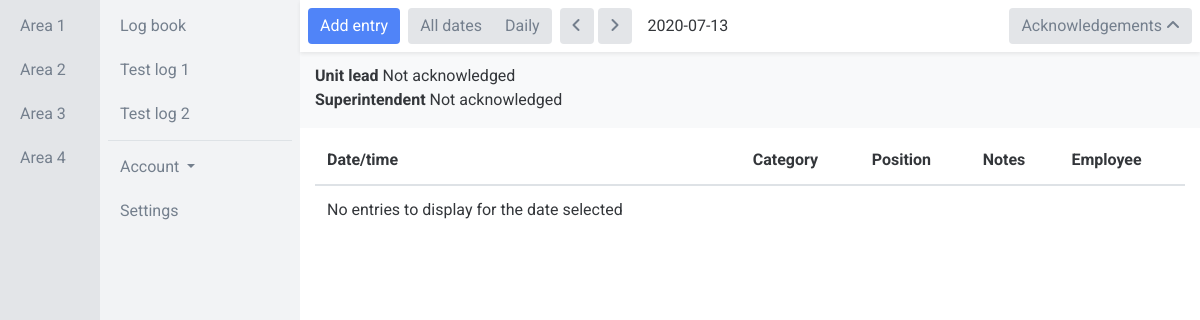
/app/area-1/log-1/daily/2020-7-13/acknowledgements (signed in), run on an earlier commit of the app's database.
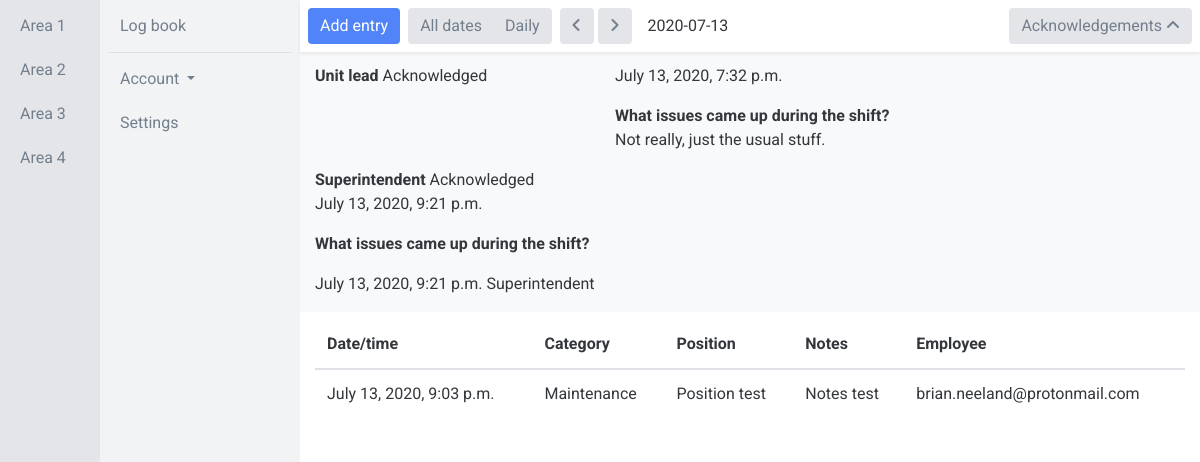
And on a later commit of the database.
### app/models.py (models this page shows, shortened)
class Area(models.Model):
    name = models.CharField(max_length=50)
    def __str__(self):
        return self.name

class Log(models.Model):
    area = models.ForeignKey(Area, on_delete=models.CASCADE)
    name = models.CharField(max_length=50)
    fields = models.ManyToManyField(Field, blank=True)
    unit_lead_acknowledgement_fields = models.ManyToManyField(AcknowledgementField, blank=True, related_name='unit_lead_acknowledgement_fields')
    superintendent_acknowledgement_fields = models.ManyToManyField(AcknowledgementField, blank=True, related_name='superintendent_acknowledgement_fields')
    engineering_acknowledgement_fields = models.ManyToManyField(AcknowledgementField, blank=True, related_name='engineering_acknowledgement_fields')
    new_shift_acknowledgement_fields = models.ManyToManyField(AcknowledgementField, blank=True, related_name='new_shift_acknowledgement_fields')
    def __str__(self):
        return self.name

class Field(models.Model):
    name = models.CharField(max_length=50)
    FIELD_BANK = (
        ('CF1', 'Short text field 1'),
        ('CF2', 'Short text field 2'),
        ('CF3', 'Short text field 3'),
        ('CF4', 'Short text field 4'),
        ('CF5', 'Short text field 5'),
        ('CF6', 'Short text field 6'),
        ('CF7', 'Short text field 7'),
        ('CF8', 'Short text field 8'),
        ('CF9', 'Short text field 9'),
        ('CF10', 'Short text field 10'),
        ('TF1', 'Long text field 1'),
        ('TF2', 'Long text field 2'),
        ('TF3', 'Long text field 3'),
        ('TF4', 'Long text field 4'),
        ('TF5', 'Long text field 5'),
        ('IF1', 'Integer field 1'),
        ('IF2', 'Integer field 2'),
        ('IF3', 'Integer field 3'),
        ('IF4', 'Integer field 4'),
        ('IF5', 'Integer field 5'),
        ('FF1', 'Floating point number field 1'),
        ('FF2', 'Floating point number field 2'),
        ('FF3', 'Floating point number field 3'),
        ('FF4', 'Floating point number field 4'),
        ('FF5', 'Floating point number field 5'),
    )
    type = models.CharField(max_length=5, choices=FIELD_BANK, default=None, blank=True, null=True)

class Acknowledgement(models.Model):
    log = models.ForeignKey(Log, on_delete=models.CASCADE)
    user = models.ForeignKey(settings.AUTH_USER_MODEL, on_delete=models.CASCADE)
    group = models.ForeignKey(Group, on_delete=models.CASCADE)
    created_at = models.DateTimeField(auto_now_add=True)
    CF1 = models.CharField(max_length=50, blank=True, null=True)
    CF2 = models.CharField(max_length=50, blank=True, null=True)
    CF3 = models.CharField(max_length=50, blank=True, null=True)
    CF4 = models.CharField(max_length=50, blank=True, null=True)
    CF5 = models.CharField(max_length=50, blank=True, null=True)
    CF6 = models.CharField(max_length=50, blank=True, null=True)
    CF7 = models.CharField(max_length=50, blank=True, null=True)
    CF8 = models.CharField(max_length=50, blank=True, null=True)
    CF9 = models.CharField(max_length=50, blank=True, null=True)
    CF10 = models.CharField(max_length=50, blank=True, null=True)
    TF1 = models.TextField(blank=True, null=True)
    TF2 = models.TextField(blank=True, null=True)
    TF3 = models.TextField(blank=True, null=True)
    TF4 = models.TextField(blank=True, null=True)
    TF5 = models.TextField(blank=True, null=True)
    IF1 = models.IntegerField(blank=True, null=True)
    IF2 = models.IntegerField(blank=True, null=True)
    IF3 = models.IntegerField(blank=True, null=True)
    IF4 = models.IntegerField(blank=True, null=True)
    IF5 = models.IntegerField(blank=True, null=True)
    FF1 = models.FloatField(blank=True, null=True)
    FF2 = models.FloatField(blank=True, null=True)
    FF3 = models.FloatField(blank=True, null=True)
    FF4 = models.FloatField(blank=True, null=True)
    FF5 = models.FloatField(blank=True, null=True)

class AcknowledgementField(models.Model):
    name = models.CharField(max_length=50)
    FIELD_BANK = (
        ('CF1', 'Short text field 1'),
        ('CF2', 'Short text field 2'),
        ('CF3', 'Short text field 3'),
        ('CF4', 'Short text field 4'),
        ('CF5', 'Short text field 5'),
        ('CF6', 'Short text field 6'),
        ('CF7', 'Short text field 7'),
        ('CF8', 'Short text field 8'),
        ('CF9', 'Short text field 9'),
        ('CF10', 'Short text field 10'),
        ('TF1', 'Long text field 1'),
        ('TF2', 'Long text field 2'),
        ('TF3', 'Long text field 3'),
        ('TF4', 'Long text field 4'),
        ('TF5', 'Long text field 5'),
        ('IF1', 'Integer field 1'),
        ('IF2', 'Integer field 2'),
        ('IF3', 'Integer field 3'),
        ('IF4', 'Integer field 4'),
        ('IF5', 'Integer field 5'),
        ('FF1', 'Floating point number field 1'),
        ('FF2', 'Floating point number field 2'),
        ('FF3', 'Floating point number field 3'),
        ('FF4', 'Floating point number field 4'),
        ('FF5', 'Floating point number field 5'),
    )
    type = models.CharField(max_length=5, choices=FIELD_BANK, default=None, blank=True, null=True)

class Entry(models.Model):
    log = models.ForeignKey(Log, on_delete=models.CASCADE)
    user = models.ForeignKey(settings.AUTH_USER_MODEL, on_delete=models.CASCADE)
    category = models.ForeignKey(Category, on_delete=models.CASCADE, blank=True, null=True)
    created_at = models.DateTimeField(auto_now_add=True)
    CF1 = models.CharField(max_length=50, blank=True, null=True)
    CF2 = models.CharField(max_length=50, blank=True, null=True)
    CF3 = models.CharField(max_length=50, blank=True, null=True)
    CF4 = models.CharField(max_length=50, blank=True, null=True)
    CF5 = models.CharField(max_length=50, blank=True, null=True)
    CF6 = models.CharField(max_length=50, blank=True, null=True)
    CF7 = models.CharField(max_length=50, blank=True, null=True)
    CF8 = models.CharField(max_length=50, blank=True, null=True)
    CF9 = models.CharField(max_length=50, blank=True, null=True)
    CF10 = models.CharField(max_length=50, blank=True, null=True)
    TF1 = models.TextField(blank=True, null=True)
    TF2 = models.TextField(blank=True, null=True)
    TF3 = models.TextField(blank=True, null=True)
    TF4 = models.TextField(blank=True, null=True)
    TF5 = models.TextField(blank=True, null=True)
    IF1 = models.IntegerField(blank=True, null=True)
    IF2 = models.IntegerField(blank=True, null=True)
    IF3 = models.IntegerField(blank=True, null=True)
    IF4 = models.IntegerField(blank=True, null=True)
    IF5 = models.IntegerField(blank=True, null=True)
    FF1 = models.FloatField(blank=True, null=True)
    FF2 = models.FloatField(blank=True, null=True)
    FF3 = models.FloatField(blank=True, null=True)
    FF4 = models.FloatField(blank=True, null=True)
    FF5 = models.FloatField(blank=True, null=True)
    class Meta:
        verbose_name_plural = "entries"

class Category(models.Model):
    name = models.CharField(max_length=50)
    def __str__(self):
        return self.name
    class Meta:
        verbose_name_plural = "categories"

### users/models.py (models this page shows)
class CustomUser(AbstractBaseUser, PermissionsMixin):
    email = models.EmailField(unique=True)
    first_name = models.CharField(max_length=50, null=True, blank=True)
    last_name = models.CharField(max_length=50, null=True, blank=True)
    is_active = models.BooleanField(default=True)
    is_staff = models.BooleanField(default=False)
    objects = CustomUserManager()
    USERNAME_FIELD = 'email'
    REQUIRED_FIELDS = ['first_name', 'last_name',]
    def __str__(self):
        return self.email

### app/views.py (the view, shortened to what this page needs)
# urls.py: path('area-<int:area_pk>/log-<int:log_pk>', views.Log.as_view(), name='log', kwargs={'acknowledgements': False}),
class Log(LoginRequiredMixin, PermissionRequiredMixin, AreasMixin, LogsMixin, CreateView):
    login_url = "login"
    permission_required = 'app.add_entry'
    model = models.Entry
    template_name = "app/log.html"
    form_class = forms.CreateEntryForm
    def get_context_data(self, **kwargs):
        context = super().get_context_data(**kwargs)
        area_pk = self.kwargs['area_pk']
        area = models.Area.objects.get(pk=area_pk)
        context['area'] = area
        log_pk = self.kwargs['log_pk']
        log = models.Log.objects.get(pk=log_pk)
        context['log'] = log
        context['fields'] = log.fields.all()
        context['unit_lead_acknowledgement_fields'] = log.unit_lead_acknowledgement_fields.all()
        context['superintendent_acknowledgement_fields'] = log.superintendent_acknowledgement_fields.all()
        context['engineering_acknowledgement_fields'] = log.engineering_acknowledgement_fields.all()
        context['new_shift_acknowledgement_fields'] = log.new_shift_acknowledgement_fields.all()
        entries = models.Entry.objects.filter(log=log).order_by('-created_at')
        acknowledgements = models.Acknowledgement.objects.filter(log=log).order_by('-created_at')
        url_name = resolve(self.request.path_info).url_name
        context['url_name'] = url_name
        if url_name == "log_daily":
            year = self.kwargs['year']
            month = self.kwargs['month']
            day = self.kwargs['day']
            date = timezone.make_aware(datetime.datetime(year, month, day))
            date_remove = date - datetime.timedelta(days=1)
            date_add = date + datetime.timedelta(days=1)
            context['date_remove'] = date_remove
            context['date_add'] = date_add
            entries = entries.filter(created_at__date=timezone.localtime(date))
            acknowledgements = acknowledgements.filter(created_at__date=timezone.localtime(date))
        context['entries'] = entries
        context['unit_lead_acknowledgements'] = acknowledgements.filter(group__name="Unit lead")
        context['superintendent_acknowledgements'] = acknowledgements.filter(group__name="Superintendent")
        context['engineering_acknowledgements'] = acknowledgements.filter(group__name="Engineering")
        context['new_shift_acknowledgements'] = acknowledgements.filter(group__name="Operator")
        return context
    def get_form_kwargs(self):
        kwargs = super().get_form_kwargs()
        kwargs.update({
            'user': self.request.user,
            'log_pk': self.kwargs['log_pk'],
        })
        return kwargs

### app/templatetags/templatetags.py (called while the page is built)
@register.filter
def get_object_attribute(object, attribute):
    return getattr(object, attribute)

### app/views.py (called while the page is built)
    def get_context_data(self, **kwargs):
        context = super(AreasMixin, self).get_context_data(**kwargs)
        areas = models.Area.objects.all()
        context['areas'] = areas
        return context

    def get_context_data(self, **kwargs):
        context = super(LogsMixin, self).get_context_data(**kwargs)
        area_pk = self.kwargs['area_pk']
        logs = models.Log.objects.filter(area=area_pk)
        context['logs'] = logs
        return context

### app/templates/app/log.html (shortened to what the changed rows need)
{% extends 'app/base.html' %}
{% load static %}
{% load templatetags %}
{% load crispy_forms_tags %}
{% block content %}
<div class="container-fluid">
  <div class="row">
        <div class="col-1 col-area p-2 fixed-top overflow-auto h-100">
          {% for area in areas %}
            <a href="{% url 'app:area' area.pk %}" class="btn btn-link btn-block sidebarnav" role="button">{{ area }}</a>
          {% empty %}
            No areas to display
          {% endfor %}
        </div>
        <div class="col-2 col-log p-2 offset-1 fixed-top overflow-auto h-100">
          {% for log in logs %}
            <a href="{% url 'app:log' log.area.pk log.pk %}" class="btn btn-link btn-block sidebarnav" role="button">{{ log }}</a>
          {% empty %}
            No logs to display
          {% endfor %}
          <div class="border-top mt-2">
            <div class="btn-group dropdown btn-block">
            </div>
            <a href="#" class="btn btn-link btn-block sidebarnav" role="button">Settings</a>
          </div>
        </div>
              {% now "Y" as current_year %}
              {% now "m" as current_month %}
              {% now "d" as current_day %}
    <div class="col-9 col-entry pt-5 ml-auto">
      {% if view.kwargs.acknowledgements %}
        <div class="row row-acknowledgements py-3 bg-light">
          <div class="col">
            <div class="row">
              <div class="col-4">
                <span class="font-weight-bold">Unit lead</span> {% if unit_lead_acknowledgements %}Acknowledged{% else %}Not acknowledged{% endif %}
              </div>
              {% if unit_lead_acknowledgements %}
                <div class="col-8">
                  {% for acknowledgement in unit_lead_acknowledgements %}
                    <p>{{ acknowledgement.created_at }}</p>
                    {% for field in unit_lead_acknowledgement_fields %}
                      <p><span class="font-weight-bold">{{ field.name }}</span><br>
                        {{ acknowledgement|get_object_attribute:field.type }}</p>
                    {% endfor %}
                  {% endfor %}
                </div>
              {% endif %}
            </div>
            <span class="font-weight-bold">Superintendent</span> {% if superintendent_acknowledgements %}Acknowledged{% else %}Not acknowledged{% endif %}
            {% if superintendent_acknowledgements %}
              {% for acknowledgement in superintendent_acknowledgements %}
                <p>{{ acknowledgement.created_at }}</p>
                {% for field in unit_lead_acknowledgement_fields %}
                  <p><span class="font-weight-bold">{{ field.name }}</span><br>
                    {{ acknowledgement|get_object_attribute:field.type }}</p>
                {% endfor %}
              {% endfor %}
            {% endif %}
            {% if superintendent_acknowledgements %}
              {% for acknowledgement in superintendent_acknowledgements %}
                {{ acknowledgement.created_at }}
                {{ acknowledgement.group }}
              {% endfor %}
            {% endif %}
          </div>
        </div>
      {% endif %}
      <div class="row pt-2">
        <div class="col">
          <table class="table" id="myTable">
            <thead>
              <tr>
                <th scope="col">Date/time</th>
                <th scope="col">Category</th>
                {% for field in fields %}
                  <th scope="col">{{ field.name }}</th>
                {% endfor %}
                <th scope="col">Employee</th>
              </tr>
            </thead>
            <tbody>
              {% for entry in entries %}
                <tr id="table_rows">
                    <td>{{ entry.created_at }}</td>
                    <td>{{ entry.category }}</td>
                    {% for field in fields %}
                      <td>{{ entry|get_object_attribute:field.type }}</td>
                    {% endfor %}
                    <td>{{ entry.user }}</td>
                </tr>
              {% empty %}
                <tr id="table_rows">
                  <td>No entries to display for the date selected</td>
                </tr>
              {% endfor %}
            </tbody>
          </table>
        </div>
      </div>
    </div>
  </div>
</div>
{% endblock %}

What changed in the data, as far as the page shows it:
removed Log: name "Test log 1"
removed Log: name "Test log 2"
added Acknowledgement: created_at "July 13, 2020, 7:32 p.m."
added AcknowledgementField: name "What issues came up during the shift?", type.TF1 "Not really, just the usual stuff."
added Acknowledgement: created_at "July 13, 2020, 9:21 p.m.", group "Superintendent"
added Entry: created_at "July 13, 2020, 9:03 p.m.", category "Maintenance", user "brian.neeland@protonmail.com", Field (type.CF1 "Position test"), Field (type.TF1 "Notes test")
Also different on the page:
text no longer shown: "Not acknowledged Not acknowledged No entries to display for the date selected"
text now shown: "Acknowledged Acknowledged"
